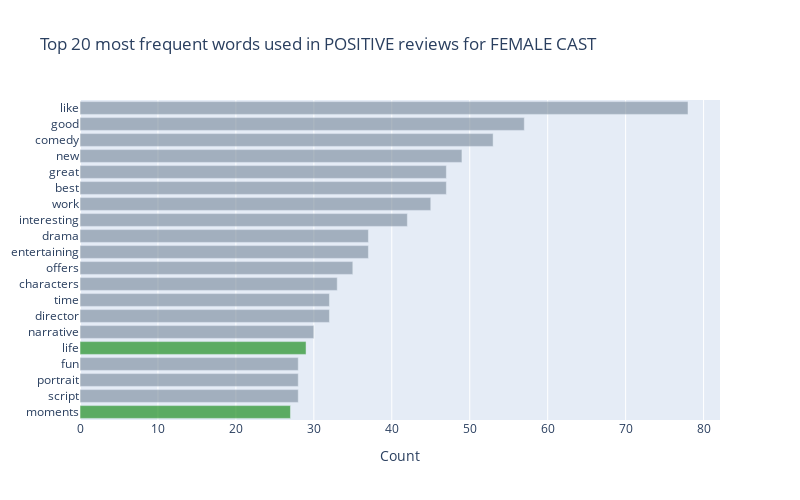

Notebook source saved alongside this figure:
### Code cell
import plotly.graph_objects as go

colors = ['lightslategray',] * 20
colors[0], colors[4] = 'green','green'

trace_1 = go.Bar(
    x=word_count,
    y=words,
    opacity = 0.6,
    name = 'Women',
    marker_color = colors,
    orientation='h'
)

traces = [trace_1]
layout = go.Layout(barmode='overlay',
                   title='Top 20 most frequent words used in POSITIVE reviews for FEMALE CAST',
                   xaxis=dict( title='Count'),
                   paper_bgcolor='white',
                   uniformtext_minsize=1, 
                   uniformtext_mode='show',
                   autosize=False,
                   width=800,
                   height=500,
)

fig1 = go.Figure(data=traces, layout=layout)
iplot(fig1)

#https://plotly.com/python/static-image-export/
#fig1.write_image("/Users/gina/Documents/allWomen/Final project/images/Sentiment Analysis/fig5.png")
#https://plotly.com/python/interactive-html-export/
fig1.write_html("/Users/gina/Documents/allWomen/Final project/images/Sentiment Analysis/no stopwords data/fig9.html")
fig1.write_image("/Users/gina/Documents/allWomen/Final project/images/Sentiment Analysis/no stopwords data/fig9.svg")

### Figure 1 — Plotly figure (JSON) as saved in the notebook; plotly's stock layout.template omitted (floating-point values rounded to 4 significant figures)
{"data": [{"marker": {"color": ["green", "lightslategray", "lightslategray", "lightslategray", "green", "lightslategray", "lightslategray", "lightslategray", "lightslategray", "lightslategray", "lightslategray", "lightslategray", "lightslategray", "lightslategray", "lightslategray", "lightslategray", "lightslategray", "lightslategray", "lightslategray", "lightslategray"]}, "name": "Women", "opacity": 0.6, "orientation": "h", "type": "bar", "x": [27, 28, 28, 28, 29, 30, 32, 32, 33, 35, 37, 37, 42, 45, 47, 47, 49, 53, 57, 78], "y": ["moments", "script", "portrait", "fun", "life", "narrative", "director", "time", "characters", "offers", "entertaining", "drama", "interesting", "work", "best", "great", "new", "comedy", "good", "like"]}], "layout": {"autosize": false, "barmode": "overlay", "height": 500, "paper_bgcolor": "white", "title": {"text": "Top 20 most frequent words used in POSITIVE reviews for FEMALE CAST"}, "uniformtext": {"minsize": 1, "mode": "show"}, "width": 800, "xaxis": {"title": {"text": "Count"}}}}
